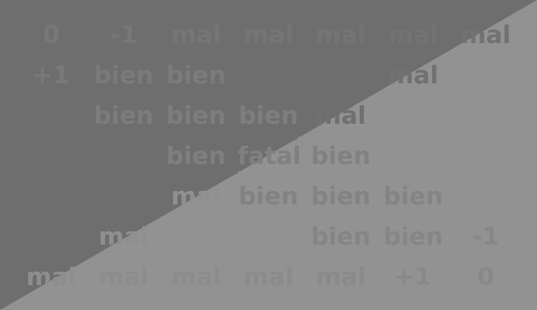
#> input picture Prac1/ImgPrueba/grays.png, 537 x 310 px, shrunk from 690 x 398 before the run, found by its file name
$ python ejecutable.py
#> lines starting #> are read from the running program, lines starting #| are printed output that depends on the picture; pictures that were not available may be replaced by others from this repository, and a replacement may not be noted
### Prac2/funAux.py
import numpy as np
import cv2 as cv
import sys
import math

##############
### FunAux ###
##############

def cargarImg(pathImg):
    src = cv.imread(pathImg, cv.IMREAD_GRAYSCALE)
#> src is the input picture: shape (310, 537); min 106, max 151, mean 127.9
    if src is None:
        sys.exit("No se pudo leer la imagen.\n")
    img = src/256   #Convertir el rango [0..255] a [0..1]
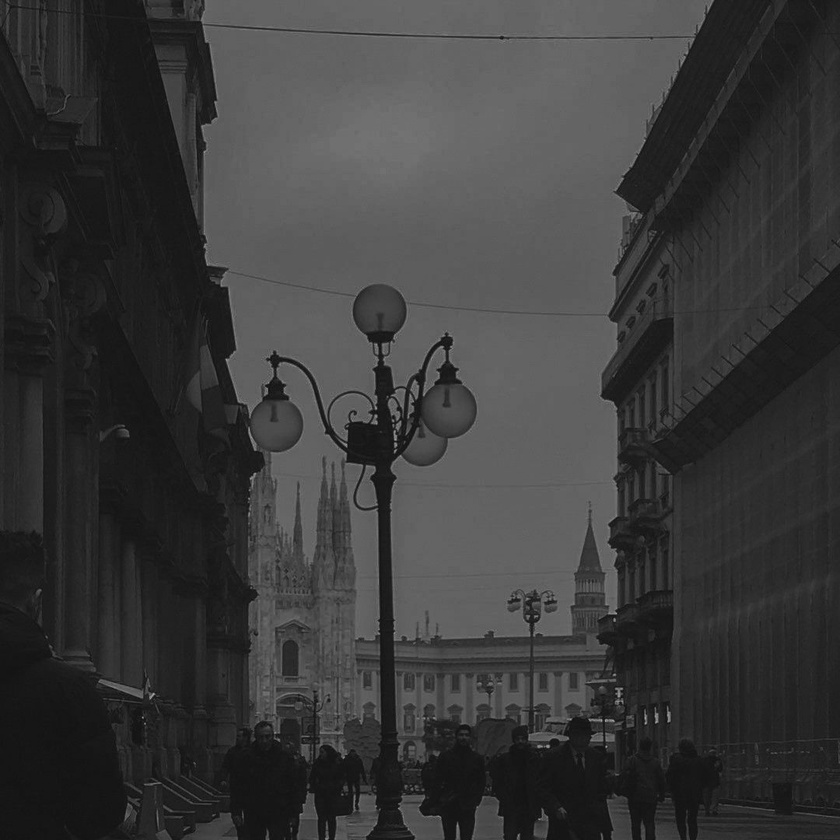
#> input picture imagenprueba.jpeg, 840 x 840 px, shrunk from 1080 x 1080 before the run, given in place of grid.png, which was not available
#> in cargarImg, src is the input picture: shape (840, 840); min 11, max 167, mean 58.2
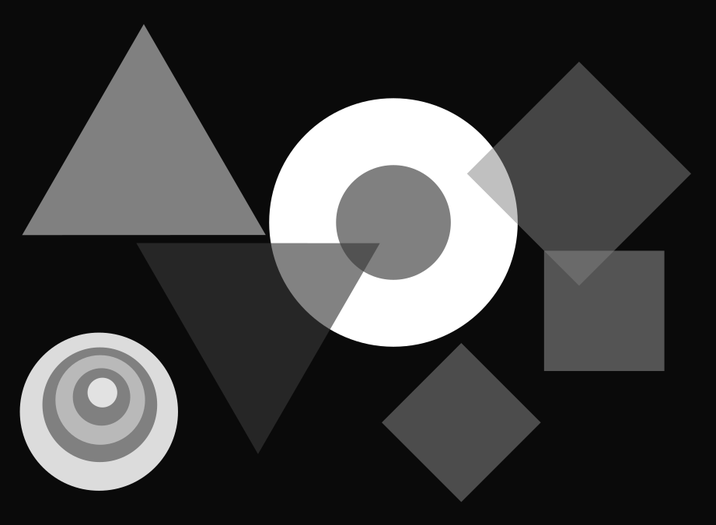
#> input picture Prac1/ImgPrueba/circles.png, 716 x 525 px, shrunk from 921 x 675 before the run, found by its file name
#> in cargarImg, src is the input picture: shape (525, 716); min 0, max 255, mean 63.5
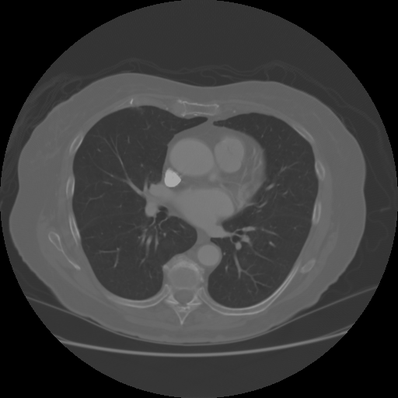
#> input picture Prac2/MaterialPulmones/im1.png, 398 x 398 px, shrunk from 512 x 512 before the run, given in place of morph.png, which was not available
#> in cargarImg, src is the input picture: shape (398, 398); min 0, max 173, mean 59.2
#> the answer given: 1
#> the answer given: 1


    return img

# [5 lines left out: function guardarImg, not called in this run]

def histograma(img, bins):

    hist = np.zeros(bins)

    M, N = img.shape

    for i in range(M):
        for j in range(N):
            aux = int(img[i,j]*100)
            hist[aux] += 1

    return hist

# [36 lines left out: functions sum, convert_binario, interseccion, not called in this run]


### Prac2/funciones.py
import funAux as fa
import numpy as np
import cv2 as cv
import matplotlib.pyplot as plt
import sys
import math


###################
#### FUNCIONES ####
### HISTOGRAMAS ###
###################

def adjustIntensity(inImage, inRange, outRange):

    if inRange == []:
        inRange = [np.amin(inImage), np.amax(inImage)]
#> inRange = [0.414, 0.59]


    if outRange is None:
        outRange = [0, 1]

    outImage = outRange[0] + ((outRange[1] - outRange[0]) * (inImage - inRange[0])) / (inRange[1] - inRange[0])
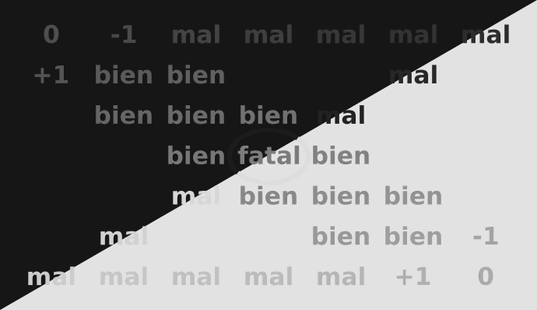
#> outImage: shape (310, 537) float64; min 0, max 1, mean 0.488

    return outImage

# [333 lines left out: functions equalizeIntensity, filterImage, gaussKernel1D, gaussianFilter, medianFilter, erode and 7 more, not called in this run]

### Prac1/ejecutable.py
import funciones as f
import funAux as fa
import numpy as np
import cv2 as cv
import matplotlib.pyplot as plt

pathImg1 = "/home/santilopez/Documentos/uni/Q7/VAPractica/Prac1/grays.png"
pathImg2 = "/home/santilopez/Documentos/uni/Q7/VAPractica/Prac1/grid.png"
pathImg3 = "/home/santilopez/Documentos/uni/Q7/VAPractica/Prac1/circles.png"
pathImg4 = "/home/santilopez/Documentos/uni/Q7/VAPractica/Prac1/morph.png"


###################
### Ejecutables ###
###################

###################
#### FUNCIONES ####
### HISTOGRAMAS ###
###################

def ejecutarAdjInten(img, inRange, outRange):

    imgOut = f.adjustIntensity(img, inRange, outRange)

    cv.imshow("Imagen original", img)
    cv.imshow("Imagen ajustada", imgOut)

    k = cv.waitKey(0)
#> (key Esc is pressed here)
    if k == '\x1b':     #Presionar la tecla ESC para cerrar las ventanas
        cv.destroyAllWindows()

    fig, (ax1, ax2) = plt.subplots(1, 2, figsize=(10, 10))
    ax1.plot(fa.histograma(img, 101))
#> after the loop in histograma, `for i in range(M):`: hist = 101 values, max 74011 at index 42, min 0 at index 0, mean 1648.2
    ax1.set_title("Original")
    ax2.plot(fa.histograma(imgOut, 101))
    ax2.set_title("Ajustada")

    plt.show()
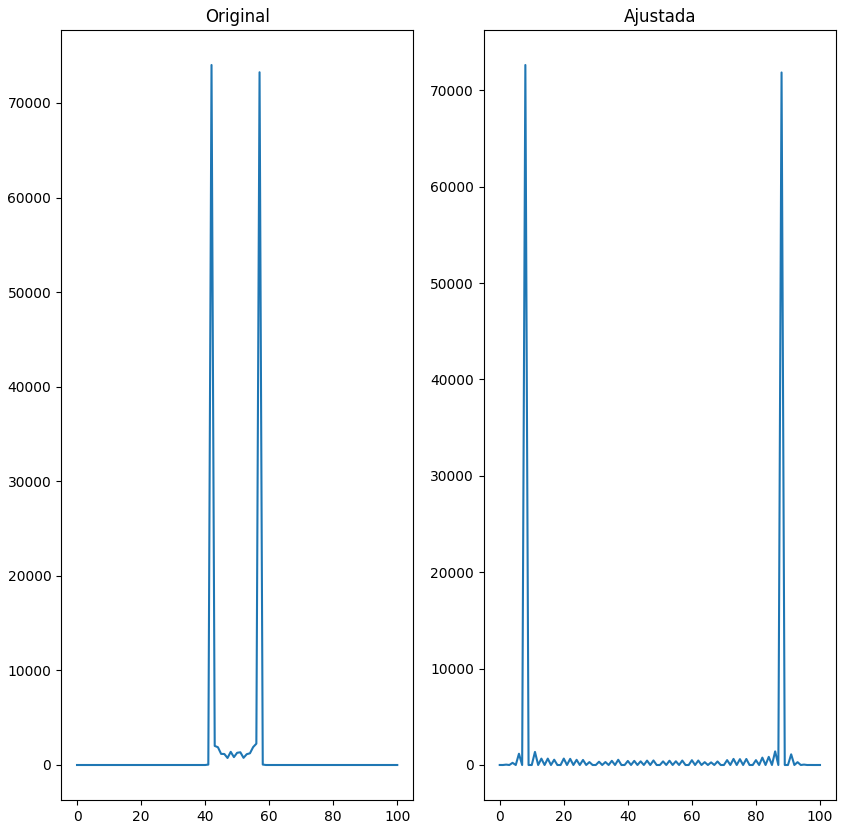
#> figure drawn by matplotlib, 2 panels; panel 1: curve peaks at x = 42, y = 74011; panel 2: curve peaks at x = 8, y = 72618

    return

# [203 lines left out: functions ejecutarEqualizeInten, ejecutarFilter, ejecutarGausskernel, ejecutarGaussianFilter, ejecutarMedianFilter, ejecutarErode and 7 more, not called in this run]


##############
#### MAIN ####
##############

img = fa.cargarImg(pathImg1) #grays.png
img2 = fa.cargarImg(pathImg2) #grid.png
img3 = fa.cargarImg(pathImg3) #circles.png
img4 = fa.cargarImg(pathImg4) #morph.png


inRange = []
outRange = [0, 1]

nBins = 256

sigma = 1


filterSize = 5

#Roberts / CentralDiff / Prewitt / Sobel
operator = "Sobel"

kernel = np.array([[0, 1, 0],
                   [1, 1, 1],
                   [0, 1, 0]])

SE = np.array([[0, 0, 0],
               [0, 1, 1],
               [0, 0, 0]])

objSEj = np.array([[1, 0, 0],
                   [0, 1, 0],
                   [0, 0, 0]])


bgSE = np.array([[0, 1, 0],
                 [0, 0, 1],
                 [0, 0, 0]])

tlow = 20/255

thigh = 50/255


print("Opciones:")
print("\t1: Histogramas.")
print("\t2: Filtrado de imagenes.")
print("\t3: Operadores morfologicos.")
print("\t4: Detección de bordes.")

select = input("Seleccione la opcion: ")

if(select == "1"):

    print("Opciones:")
    print("\t1: adjustIntensity.")
    print("\t2: equalizeIntensity.")

    select = input("Seleccione la funcion: ")

    if(select == "1"):
        ejecutarAdjInten(img, inRange, outRange)
    elif(select == "2"):
        ejecutarEqualizeInten(img, nBins)
    else:
        print("Funcion no reconocida.")

elif(select == "2"):

    print("Opciones:")
    print("\t1: filterImage.")
    print("\t2: gaussKernel1D.")
    print("\t3: gaussianFilter.")
    print("\t4: medianFilter.")

    select = input("Seleccione la funcion: ")

    if(select == "1"):
        ejecutarFilter(img2, kernel)
    elif(select == "2"):
        ejecutarGausskernel(sigma)
    elif(select == "3"):
        ejecutarGaussianFilter(img2, sigma)
    elif(select == "4"):
        ejecutarMedianFilter(img2, filterSize)
    else:
        print("Funcion no reconocida.")

elif(select == "3"):

    print("Opciones:")
    print("\t1: erode.")
    print("\t2: dilate.")
    print("\t3: opening.")
    print("\t4: closing.")
    print("\t5: hit_or_miss.")

    select = input("Seleccione la funcion: ")

    if(select == "1"):
        ejecutarErode(img4, SE, [])
    elif(select == "2"):
        ejecutarDilate(img4, SE, [])
    elif(select == "3"):
        ejecutarOpening(img4, SE, [])
    elif(select == "4"):
        ejecutarClosing(img4, SE, [])
    elif(select == "5"):
        ejecutarHitOrMiss(img4, objSEj, bgSE, [])
    else:
        print("Funcion no reconocida.")


elif(select == "4"):

    print("Opciones:")
    print("\t1: gradientImage.")
    print("\t2: LoG.")
    print("\t3: edgeCanny.")

    select = input("Seleccione la funcion: ")

    if(select == "1"):
        ejecutarGradientImg(img3, operator)
    elif(select == "2"):
        ejecutarLoG(img2, sigma)
    elif(select == "3"):
        ejecutarEdgeCanny(img3, sigma, tlow, thigh)
    else:
        print("Funcion no reconocida.")

else:
    print("Funcion no reconocida.")
